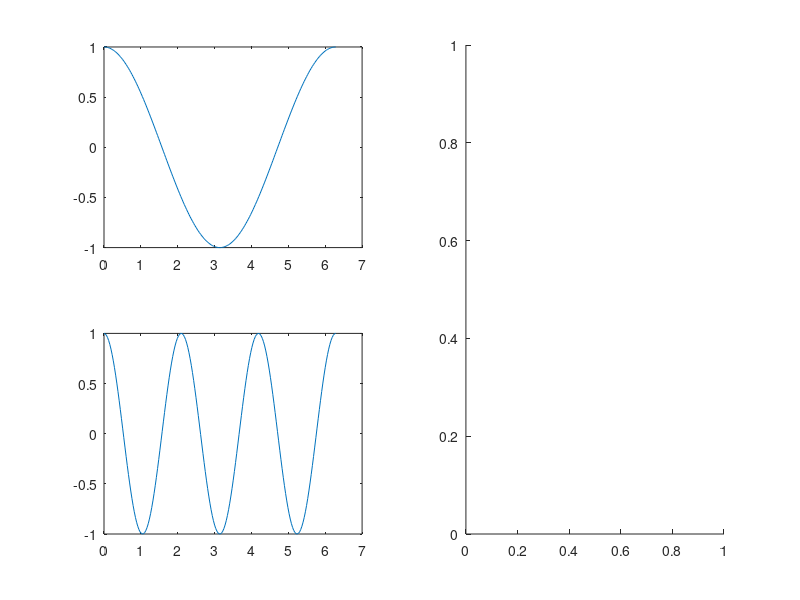

Reproduce this figure in MATLAB. (Note: this script raises an error after producing the figure.)
clc;
clear;
close all;

%%

theta = linspace(0,2*pi,200);
rho = abs(cos(3*theta));
figure(1);
    subplot(2,2,1);
        plot(theta,cos(theta));
    subplot(2,2,3);
        plot(theta,cos(3*theta));
    subplot(1,2,2);
        polarplot(theta,rho);
    grid on;

